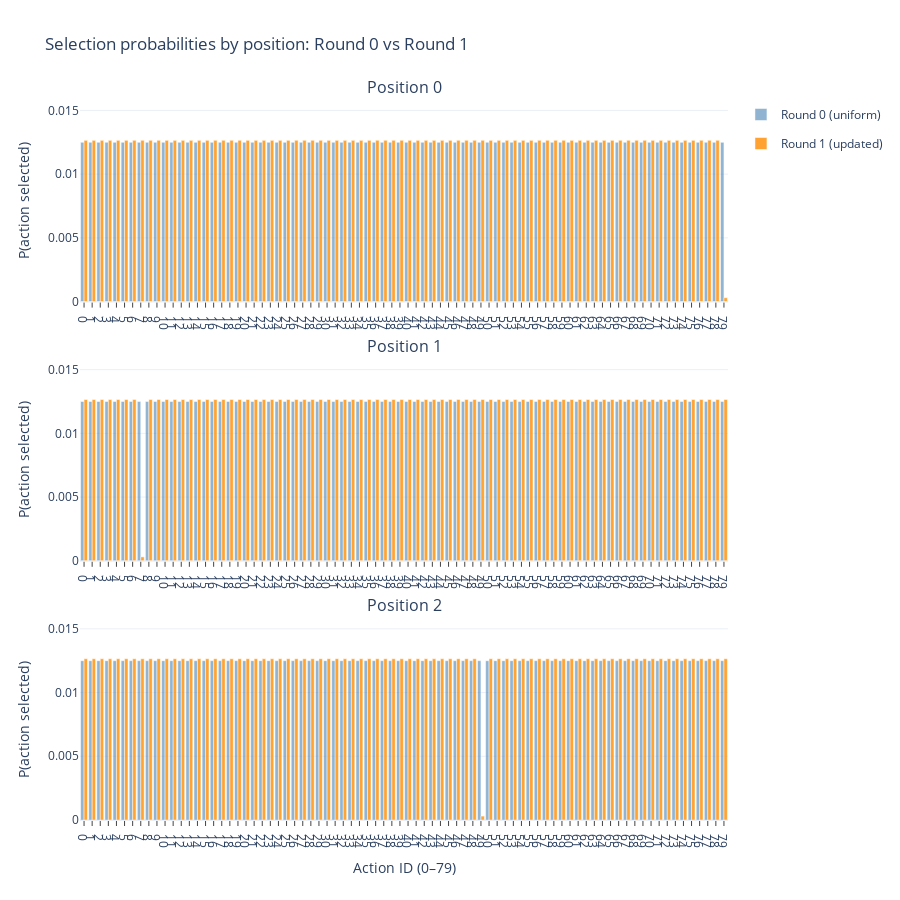

Notebook code for this chart:
### Code cell
print("Sampled (one row per position):")
print(sampled[["action","position","reward","pscore"]])

fig = make_subplots(
    rows=3, cols=1, shared_xaxes=False,   # <- don't share, so each row can show its ticks
    subplot_titles=[f"Position {p}" for p in positions],
    vertical_spacing=0.08
)

for i, pos in enumerate(positions, start=1):
    xs  = np.arange(n_actions)
    y0  = pmf_round0[pos]
    y1  = pmf_round1[pos]
    ymax = float(max(y0.max(), y1.max())) * 1.25

    fig.add_trace(
        go.Bar(
            x=xs, y=y0, name="Round 0 (uniform)",
            marker=dict(color="steelblue"),
            opacity=0.6, legendgroup="round0",
            showlegend=(i == 1),
            customdata=np.column_stack([np.full(n_actions, pos)]),
            hovertemplate="Position: %{customdata[0]}<br>Action: %{x}<br>Round: 0<br>P: %{y:.6f}<extra></extra>",
        ),
        row=i, col=1
    )

    fig.add_trace(
        go.Bar(
            x=xs, y=y1, name="Round 1 (updated)",
            marker=dict(color="darkorange"),
            opacity=0.8, legendgroup="round1",
            showlegend=(i == 1),
            customdata=np.column_stack([np.full(n_actions, pos)]),
            hovertemplate="Position: %{customdata[0]}<br>Action: %{x}<br>Round: 1<br>P: %{y:.6f}<extra></extra>",
        ),
        row=i, col=1
    )

    # per-row y range
    fig.update_yaxes(range=[0, ymax], row=i, col=1)

# force ticks 0..79 on EVERY subplot
tick_vals = np.arange(n_actions)
tick_txt  = [str(a) for a in tick_vals]
for i in range(1, 4):
    fig.update_xaxes(
        tickmode="array",
        tickvals=tick_vals,
        ticktext=tick_txt,
        showticklabels=True,   # <- ensure labels are drawn
        ticks="outside",
        row=i, col=1
    )

# axis titles
fig.update_xaxes(title_text="Action ID (0–79)", row=3, col=1)
for i in range(1, 4):
    fig.update_yaxes(title_text="P(action selected)", row=i, col=1)

fig.update_layout(
    title="Selection probabilities by position: Round 0 vs Round 1",
    barmode="group",
    bargap=0.15,
    height=900,
    template="plotly_white",
)

fig.show()

### Figure 1 — Plotly figure (JSON) as saved in the notebook; plotly's stock layout.template omitted (floating-point values rounded to 4 significant figures)
{"data": [{"customdata": [[0], [0], [0], [0], [0], [0], [0], [0], [0], [0], [0], [0], [0], [0], [0], [0], [0], [0], [0], [0], [0], [0], [0], [0], [0], [0], [0], [0], [0], [0], [0], [0], [0], [0], [0], [0], [0], [0], [0], [0], [0], [0], [0], [0], [0], [0], [0], [0], [0], [0], [0], [0], [0], [0], [0], [0], [0], [0], [0], [0], [0], [0], [0], [0], [0], [0], [0], [0], [0], [0], [0], [0], [0], [0], [0], [0], [0], [0], [0], [0]], "hovertemplate": "Position: %{customdata[0]}<br>Action: %{x}<br>Round: 0<br>P: %{y:.6f}<extra></extra>", "legendgroup": "round0", "marker": {"color": "steelblue"}, "name": "Round 0 (uniform)", "opacity": 0.6, "showlegend": true, "type": "bar", "x": [0, 1, 2, 3, 4, 5, 6, 7, 8, 9, 10, 11, 12, 13, 14, 15, 16, 17, 18, 19, 20, 21, 22, 23, 24, 25, 26, 27, 28, 29, 30, 31, 32, 33, 34, 35, 36, 37, 38, 39, 40, 41, 42, 43, 44, 45, 46, 47, 48, 49, 50, 51, 52, 53, 54, 55, 56, 57, 58, 59, 60, 61, 62, 63, 64, 65, 66, 67, 68, 69, 70, 71, 72, 73, 74, 75, 76, 77, 78, 79], "xaxis": "x", "y": [0.0125, 0.0125, 0.0125, 0.0125, 0.0125, 0.0125, 0.0125, 0.0125, 0.0125, 0.0125, 0.0125, 0.0125, 0.0125, 0.0125, 0.0125, 0.0125, 0.0125, 0.0125, 0.0125, 0.0125, 0.0125, 0.0125, 0.0125, 0.0125, 0.0125, 0.0125, 0.0125, 0.0125, 0.0125, 0.0125, 0.0125, 0.0125, 0.0125, 0.0125, 0.0125, 0.0125, 0.0125, 0.0125, 0.0125, 0.0125, 0.0125, 0.0125, 0.0125, 0.0125, 0.0125, 0.0125, 0.0125, 0.0125, 0.0125, 0.0125, 0.0125, 0.0125, 0.0125, 0.0125, 0.0125, 0.0125, 0.0125, 0.0125, 0.0125, 0.0125, 0.0125, 0.0125, 0.0125, 0.0125, 0.0125, 0.0125, 0.0125, 0.0125, 0.0125, 0.0125, 0.0125, 0.0125, 0.0125, 0.0125, 0.0125, 0.0125, 0.0125, 0.0125, 0.0125, 0.0125], "yaxis": "y"}, {"customdata": [[0], [0], [0], [0], [0], [0], [0], [0], [0], [0], [0], [0], [0], [0], [0], [0], [0], [0], [0], [0], [0], [0], [0], [0], [0], [0], [0], [0], [0], [0], [0], [0], [0], [0], [0], [0], [0], [0], [0], [0], [0], [0], [0], [0], [0], [0], [0], [0], [0], [0], [0], [0], [0], [0], [0], [0], [0], [0], [0], [0], [0], [0], [0], [0], [0], [0], [0], [0], [0], [0], [0], [0], [0], [0], [0], [0], [0], [0], [0], [0]], "hovertemplate": "Position: %{customdata[0]}<br>Action: %{x}<br>Round: 1<br>P: %{y:.6f}<extra></extra>", "legendgroup": "round1", "marker": {"color": "darkorange"}, "name": "Round 1 (updated)", "opacity": 0.8, "showlegend": true, "type": "bar", "x": [0, 1, 2, 3, 4, 5, 6, 7, 8, 9, 10, 11, 12, 13, 14, 15, 16, 17, 18, 19, 20, 21, 22, 23, 24, 25, 26, 27, 28, 29, 30, 31, 32, 33, 34, 35, 36, 37, 38, 39, 40, 41, 42, 43, 44, 45, 46, 47, 48, 49, 50, 51, 52, 53, 54, 55, 56, 57, 58, 59, 60, 61, 62, 63, 64, 65, 66, 67, 68, 69, 70, 71, 72, 73, 74, 75, 76, 77, 78, 79], "xaxis": "x", "y": [0.01265, 0.01265, 0.01265, 0.01265, 0.01265, 0.01265, 0.01265, 0.01265, 0.01265, 0.01265, 0.01265, 0.01265, 0.01265, 0.01265, 0.01265, 0.01265, 0.01265, 0.01265, 0.01265, 0.01265, 0.01265, 0.01265, 0.01265, 0.01265, 0.01265, 0.01265, 0.01265, 0.01265, 0.01265, 0.01265, 0.01265, 0.01265, 0.01265, 0.01265, 0.01265, 0.01265, 0.01265, 0.01265, 0.01265, 0.01265, 0.01265, 0.01265, 0.01265, 0.01265, 0.01265, 0.01265, 0.01265, 0.01265, 0.01265, 0.01265, 0.01265, 0.01265, 0.01265, 0.01265, 0.01265, 0.01265, 0.01265, 0.01265, 0.01265, 0.01265, 0.01265, 0.01265, 0.01265, 0.01265, 0.01265, 0.01265, 0.01265, 0.01265, 0.01265, 0.01265, 0.01265, 0.01265, 0.01265, 0.01265, 0.01265, 0.01265, 0.01265, 0.01265, 0.01265, 0.0003086], "yaxis": "y"}, {"customdata": [[1], [1], [1], [1], [1], [1], [1], [1], [1], [1], [1], [1], [1], [1], [1], [1], [1], [1], [1], [1], [1], [1], [1], [1], [1], [1], [1], [1], [1], [1], [1], [1], [1], [1], [1], [1], [1], [1], [1], [1], [1], [1], [1], [1], [1], [1], [1], [1], [1], [1], [1], [1], [1], [1], [1], [1], [1], [1], [1], [1], [1], [1], [1], [1], [1], [1], [1], [1], [1], [1], [1], [1], [1], [1], [1], [1], [1], [1], [1], [1]], "hovertemplate": "Position: %{customdata[0]}<br>Action: %{x}<br>Round: 0<br>P: %{y:.6f}<extra></extra>", "legendgroup": "round0", "marker": {"color": "steelblue"}, "name": "Round 0 (uniform)", "opacity": 0.6, "showlegend": false, "type": "bar", "x": [0, 1, 2, 3, 4, 5, 6, 7, 8, 9, 10, 11, 12, 13, 14, 15, 16, 17, 18, 19, 20, 21, 22, 23, 24, 25, 26, 27, 28, 29, 30, 31, 32, 33, 34, 35, 36, 37, 38, 39, 40, 41, 42, 43, 44, 45, 46, 47, 48, 49, 50, 51, 52, 53, 54, 55, 56, 57, 58, 59, 60, 61, 62, 63, 64, 65, 66, 67, 68, 69, 70, 71, 72, 73, 74, 75, 76, 77, 78, 79], "xaxis": "x2", "y": [0.0125, 0.0125, 0.0125, 0.0125, 0.0125, 0.0125, 0.0125, 0.0125, 0.0125, 0.0125, 0.0125, 0.0125, 0.0125, 0.0125, 0.0125, 0.0125, 0.0125, 0.0125, 0.0125, 0.0125, 0.0125, 0.0125, 0.0125, 0.0125, 0.0125, 0.0125, 0.0125, 0.0125, 0.0125, 0.0125, 0.0125, 0.0125, 0.0125, 0.0125, 0.0125, 0.0125, 0.0125, 0.0125, 0.0125, 0.0125, 0.0125, 0.0125, 0.0125, 0.0125, 0.0125, 0.0125, 0.0125, 0.0125, 0.0125, 0.0125, 0.0125, 0.0125, 0.0125, 0.0125, 0.0125, 0.0125, 0.0125, 0.0125, 0.0125, 0.0125, 0.0125, 0.0125, 0.0125, 0.0125, 0.0125, 0.0125, 0.0125, 0.0125, 0.0125, 0.0125, 0.0125, 0.0125, 0.0125, 0.0125, 0.0125, 0.0125, 0.0125, 0.0125, 0.0125, 0.0125], "yaxis": "y2"}, {"customdata": [[1], [1], [1], [1], [1], [1], [1], [1], [1], [1], [1], [1], [1], [1], [1], [1], [1], [1], [1], [1], [1], [1], [1], [1], [1], [1], [1], [1], [1], [1], [1], [1], [1], [1], [1], [1], [1], [1], [1], [1], [1], [1], [1], [1], [1], [1], [1], [1], [1], [1], [1], [1], [1], [1], [1], [1], [1], [1], [1], [1], [1], [1], [1], [1], [1], [1], [1], [1], [1], [1], [1], [1], [1], [1], [1], [1], [1], [1], [1], [1]], "hovertemplate": "Position: %{customdata[0]}<br>Action: %{x}<br>Round: 1<br>P: %{y:.6f}<extra></extra>", "legendgroup": "round1", "marker": {"color": "darkorange"}, "name": "Round 1 (updated)", "opacity": 0.8, "showlegend": false, "type": "bar", "x": [0, 1, 2, 3, 4, 5, 6, 7, 8, 9, 10, 11, 12, 13, 14, 15, 16, 17, 18, 19, 20, 21, 22, 23, 24, 25, 26, 27, 28, 29, 30, 31, 32, 33, 34, 35, 36, 37, 38, 39, 40, 41, 42, 43, 44, 45, 46, 47, 48, 49, 50, 51, 52, 53, 54, 55, 56, 57, 58, 59, 60, 61, 62, 63, 64, 65, 66, 67, 68, 69, 70, 71, 72, 73, 74, 75, 76, 77, 78, 79], "xaxis": "x2", "y": [0.01265, 0.01265, 0.01265, 0.01265, 0.01265, 0.01265, 0.01265, 0.0003086, 0.01265, 0.01265, 0.01265, 0.01265, 0.01265, 0.01265, 0.01265, 0.01265, 0.01265, 0.01265, 0.01265, 0.01265, 0.01265, 0.01265, 0.01265, 0.01265, 0.01265, 0.01265, 0.01265, 0.01265, 0.01265, 0.01265, 0.01265, 0.01265, 0.01265, 0.01265, 0.01265, 0.01265, 0.01265, 0.01265, 0.01265, 0.01265, 0.01265, 0.01265, 0.01265, 0.01265, 0.01265, 0.01265, 0.01265, 0.01265, 0.01265, 0.01265, 0.01265, 0.01265, 0.01265, 0.01265, 0.01265, 0.01265, 0.01265, 0.01265, 0.01265, 0.01265, 0.01265, 0.01265, 0.01265, 0.01265, 0.01265, 0.01265, 0.01265, 0.01265, 0.01265, 0.01265, 0.01265, 0.01265, 0.01265, 0.01265, 0.01265, 0.01265, 0.01265, 0.01265, 0.01265, 0.01265], "yaxis": "y2"}, {"customdata": [[2], [2], [2], [2], [2], [2], [2], [2], [2], [2], [2], [2], [2], [2], [2], [2], [2], [2], [2], [2], [2], [2], [2], [2], [2], [2], [2], [2], [2], [2], [2], [2], [2], [2], [2], [2], [2], [2], [2], [2], [2], [2], [2], [2], [2], [2], [2], [2], [2], [2], [2], [2], [2], [2], [2], [2], [2], [2], [2], [2], [2], [2], [2], [2], [2], [2], [2], [2], [2], [2], [2], [2], [2], [2], [2], [2], [2], [2], [2], [2]], "hovertemplate": "Position: %{customdata[0]}<br>Action: %{x}<br>Round: 0<br>P: %{y:.6f}<extra></extra>", "legendgroup": "round0", "marker": {"color": "steelblue"}, "name": "Round 0 (uniform)", "opacity": 0.6, "showlegend": false, "type": "bar", "x": [0, 1, 2, 3, 4, 5, 6, 7, 8, 9, 10, 11, 12, 13, 14, 15, 16, 17, 18, 19, 20, 21, 22, 23, 24, 25, 26, 27, 28, 29, 30, 31, 32, 33, 34, 35, 36, 37, 38, 39, 40, 41, 42, 43, 44, 45, 46, 47, 48, 49, 50, 51, 52, 53, 54, 55, 56, 57, 58, 59, 60, 61, 62, 63, 64, 65, 66, 67, 68, 69, 70, 71, 72, 73, 74, 75, 76, 77, 78, 79], "xaxis": "x3", "y": [0.0125, 0.0125, 0.0125, 0.0125, 0.0125, 0.0125, 0.0125, 0.0125, 0.0125, 0.0125, 0.0125, 0.0125, 0.0125, 0.0125, 0.0125, 0.0125, 0.0125, 0.0125, 0.0125, 0.0125, 0.0125, 0.0125, 0.0125, 0.0125, 0.0125, 0.0125, 0.0125, 0.0125, 0.0125, 0.0125, 0.0125, 0.0125, 0.0125, 0.0125, 0.0125, 0.0125, 0.0125, 0.0125, 0.0125, 0.0125, 0.0125, 0.0125, 0.0125, 0.0125, 0.0125, 0.0125, 0.0125, 0.0125, 0.0125, 0.0125, 0.0125, 0.0125, 0.0125, 0.0125, 0.0125, 0.0125, 0.0125, 0.0125, 0.0125, 0.0125, 0.0125, 0.0125, 0.0125, 0.0125, 0.0125, 0.0125, 0.0125, 0.0125, 0.0125, 0.0125, 0.0125, 0.0125, 0.0125, 0.0125, 0.0125, 0.0125, 0.0125, 0.0125, 0.0125, 0.0125], "yaxis": "y3"}, {"customdata": [[2], [2], [2], [2], [2], [2], [2], [2], [2], [2], [2], [2], [2], [2], [2], [2], [2], [2], [2], [2], [2], [2], [2], [2], [2], [2], [2], [2], [2], [2], [2], [2], [2], [2], [2], [2], [2], [2], [2], [2], [2], [2], [2], [2], [2], [2], [2], [2], [2], [2], [2], [2], [2], [2], [2], [2], [2], [2], [2], [2], [2], [2], [2], [2], [2], [2], [2], [2], [2], [2], [2], [2], [2], [2], [2], [2], [2], [2], [2], [2]], "hovertemplate": "Position: %{customdata[0]}<br>Action: %{x}<br>Round: 1<br>P: %{y:.6f}<extra></extra>", "legendgroup": "round1", "marker": {"color": "darkorange"}, "name": "Round 1 (updated)", "opacity": 0.8, "showlegend": false, "type": "bar", "x": [0, 1, 2, 3, 4, 5, 6, 7, 8, 9, 10, 11, 12, 13, 14, 15, 16, 17, 18, 19, 20, 21, 22, 23, 24, 25, 26, 27, 28, 29, 30, 31, 32, 33, 34, 35, 36, 37, 38, 39, 40, 41, 42, 43, 44, 45, 46, 47, 48, 49, 50, 51, 52, 53, 54, 55, 56, 57, 58, 59, 60, 61, 62, 63, 64, 65, 66, 67, 68, 69, 70, 71, 72, 73, 74, 75, 76, 77, 78, 79], "xaxis": "x3", "y": [0.01265, 0.01265, 0.01265, 0.01265, 0.01265, 0.01265, 0.01265, 0.01265, 0.01265, 0.01265, 0.01265, 0.01265, 0.01265, 0.01265, 0.01265, 0.01265, 0.01265, 0.01265, 0.01265, 0.01265, 0.01265, 0.01265, 0.01265, 0.01265, 0.01265, 0.01265, 0.01265, 0.01265, 0.01265, 0.01265, 0.01265, 0.01265, 0.01265, 0.01265, 0.01265, 0.01265, 0.01265, 0.01265, 0.01265, 0.01265, 0.01265, 0.01265, 0.01265, 0.01265, 0.01265, 0.01265, 0.01265, 0.01265, 0.01265, 0.0003086, 0.01265, 0.01265, 0.01265, 0.01265, 0.01265, 0.01265, 0.01265, 0.01265, 0.01265, 0.01265, 0.01265, 0.01265, 0.01265, 0.01265, 0.01265, 0.01265, 0.01265, 0.01265, 0.01265, 0.01265, 0.01265, 0.01265, 0.01265, 0.01265, 0.01265, 0.01265, 0.01265, 0.01265, 0.01265, 0.01265], "yaxis": "y3"}], "layout": {"annotations": [{"font": {"size": 16}, "showarrow": false, "text": "Position 0", "x": 0.5, "xanchor": "center", "xref": "paper", "y": 1, "yanchor": "bottom", "yref": "paper"}, {"font": {"size": 16}, "showarrow": false, "text": "Position 1", "x": 0.5, "xanchor": "center", "xref": "paper", "y": 0.64, "yanchor": "bottom", "yref": "paper"}, {"font": {"size": 16}, "showarrow": false, "text": "Position 2", "x": 0.5, "xanchor": "center", "xref": "paper", "y": 0.28, "yanchor": "bottom", "yref": "paper"}], "bargap": 0.15, "barmode": "group", "height": 900, "title": {"text": "Selection probabilities by position: Round 0 vs Round 1"}, "xaxis": {"anchor": "y", "domain": [0, 1], "showticklabels": true, "tickmode": "array", "ticks": "outside", "ticktext": ["0", "1", "2", "3", "4", "5", "6", "7", "8", "9", "10", "11", "12", "13", "14", "15", "16", "17", "18", "19", "20", "21", "22", "23", "24", "25", "26", "27", "28", "29", "30", "31", "32", "33", "34", "35", "36", "37", "38", "39", "40", "41", "42", "43", "44", "45", "46", "47", "48", "49", "50", "51", "52", "53", "54", "55", "56", "57", "58", "59", "60", "61", "62", "63", "64", "65", "66", "67", "68", "69", "70", "71", "72", "73", "74", "75", "76", "77", "78", "79"], "tickvals": [0, 1, 2, 3, 4, 5, 6, 7, 8, 9, 10, 11, 12, 13, 14, 15, 16, 17, 18, 19, 20, 21, 22, 23, 24, 25, 26, 27, 28, 29, 30, 31, 32, 33, 34, 35, 36, 37, 38, 39, 40, 41, 42, 43, 44, 45, 46, 47, 48, 49, 50, 51, 52, 53, 54, 55, 56, 57, 58, 59, 60, 61, 62, 63, 64, 65, 66, 67, 68, 69, 70, 71, 72, 73, 74, 75, 76, 77, 78, 79]}, "xaxis2": {"anchor": "y2", "domain": [0, 1], "showticklabels": true, "tickmode": "array", "ticks": "outside", "ticktext": ["0", "1", "2", "3", "4", "5", "6", "7", "8", "9", "10", "11", "12", "13", "14", "15", "16", "17", "18", "19", "20", "21", "22", "23", "24", "25", "26", "27", "28", "29", "30", "31", "32", "33", "34", "35", "36", "37", "38", "39", "40", "41", "42", "43", "44", "45", "46", "47", "48", "49", "50", "51", "52", "53", "54", "55", "56", "57", "58", "59", "60", "61", "62", "63", "64", "65", "66", "67", "68", "69", "70", "71", "72", "73", "74", "75", "76", "77", "78", "79"], "tickvals": [0, 1, 2, 3, 4, 5, 6, 7, 8, 9, 10, 11, 12, 13, 14, 15, 16, 17, 18, 19, 20, 21, 22, 23, 24, 25, 26, 27, 28, 29, 30, 31, 32, 33, 34, 35, 36, 37, 38, 39, 40, 41, 42, 43, 44, 45, 46, 47, 48, 49, 50, 51, 52, 53, 54, 55, 56, 57, 58, 59, 60, 61, 62, 63, 64, 65, 66, 67, 68, 69, 70, 71, 72, 73, 74, 75, 76, 77, 78, 79]}, "xaxis3": {"anchor": "y3", "domain": [0, 1], "showticklabels": true, "tickmode": "array", "ticks": "outside", "ticktext": ["0", "1", "2", "3", "4", "5", "6", "7", "8", "9", "10", "11", "12", "13", "14", "15", "16", "17", "18", "19", "20", "21", "22", "23", "24", "25", "26", "27", "28", "29", "30", "31", "32", "33", "34", "35", "36", "37", "38", "39", "40", "41", "42", "43", "44", "45", "46", "47", "48", "49", "50", "51", "52", "53", "54", "55", "56", "57", "58", "59", "60", "61", "62", "63", "64", "65", "66", "67", "68", "69", "70", "71", "72", "73", "74", "75", "76", "77", "78", "79"], "tickvals": [0, 1, 2, 3, 4, 5, 6, 7, 8, 9, 10, 11, 12, 13, 14, 15, 16, 17, 18, 19, 20, 21, 22, 23, 24, 25, 26, 27, 28, 29, 30, 31, 32, 33, 34, 35, 36, 37, 38, 39, 40, 41, 42, 43, 44, 45, 46, 47, 48, 49, 50, 51, 52, 53, 54, 55, 56, 57, 58, 59, 60, 61, 62, 63, 64, 65, 66, 67, 68, 69, 70, 71, 72, 73, 74, 75, 76, 77, 78, 79], "title": {"text": "Action ID (0–79)"}}, "yaxis": {"anchor": "x", "domain": [0.72, 1], "range": [0, 0.01582], "title": {"text": "P(action selected)"}}, "yaxis2": {"anchor": "x2", "domain": [0.36, 0.64], "range": [0, 0.01582], "title": {"text": "P(action selected)"}}, "yaxis3": {"anchor": "x3", "domain": [0, 0.28], "range": [0, 0.01582], "title": {"text": "P(action selected)"}}}}
